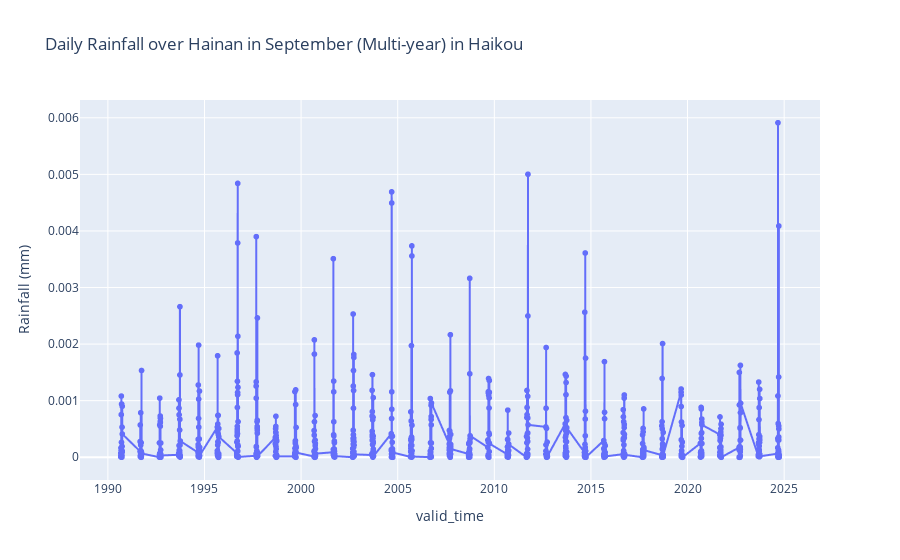
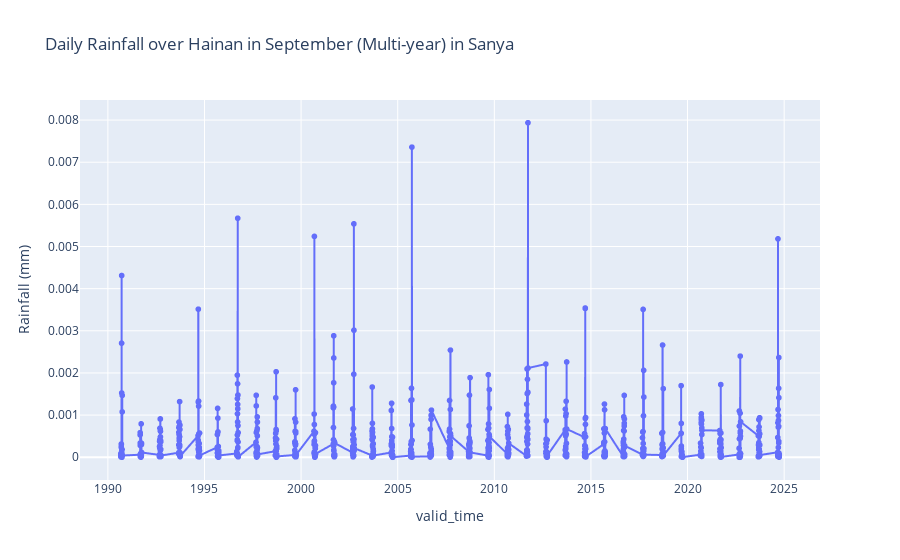

The notebook cell these images were saved under, in order:
### Code cell
for city in cities:
    city_shp=hainan[hainan['ADM2_EN']==city]
    city_shp = city_shp.to_crs("EPSG:4326")
    da_clipped = da_september.rio.clip(city_shp.geometry, hainan.crs, drop=True)
    da_avg = da_clipped.mean(dim=["latitude", "longitude"])  

    df = da_avg.to_dataframe(name="rainfall").reset_index()

    fig = px.line(
        df,
        x="valid_time",
        y="rainfall",
        markers=True,
        labels={"rainfall": "Rainfall (m)", "day": "Day of September"},
        title=f"Daily Rainfall over Hainan in September (Multi-year) in {city}"
    )
    fig.update_layout(hovermode="x unified")
    fig.show()

### Figure 1 — Plotly figure (JSON) as saved in the notebook; plotly's stock layout.template omitted (floating-point values rounded to 4 significant figures; data arrays with more than 128 entries replaced by an {"elided": "..."} marker saying what was removed)
{"data": [{"hovertemplate": "valid_time=%{x}<br>Rainfall (mm)=%{y}<extra></extra>", "legendgroup": "", "line": {"color": "#636efa", "dash": "solid"}, "marker": {"symbol": "circle"}, "mode": "lines+markers", "name": "", "showlegend": false, "type": "scattergl", "x": {"elided": "1050 str values"}, "xaxis": "x", "y": {"elided": "1050 float values"}, "yaxis": "y"}], "layout": {"hovermode": "x unified", "legend": {"tracegroupgap": 0}, "title": {"text": "Daily Rainfall over Hainan in September (Multi-year) in Haikou"}, "xaxis": {"anchor": "y", "domain": [0, 1], "title": {"text": "valid_time"}}, "yaxis": {"anchor": "x", "domain": [0, 1], "title": {"text": "Rainfall (mm)"}}}}

### Figure 2 — Plotly figure (JSON) as saved in the notebook; plotly's stock layout.template omitted (floating-point values rounded to 4 significant figures; data arrays with more than 128 entries replaced by an {"elided": "..."} marker saying what was removed)
{"data": [{"hovertemplate": "valid_time=%{x}<br>Rainfall (mm)=%{y}<extra></extra>", "legendgroup": "", "line": {"color": "#636efa", "dash": "solid"}, "marker": {"symbol": "circle"}, "mode": "lines+markers", "name": "", "showlegend": false, "type": "scattergl", "x": {"elided": "1050 str values"}, "xaxis": "x", "y": {"elided": "1050 float values"}, "yaxis": "y"}], "layout": {"hovermode": "x unified", "legend": {"tracegroupgap": 0}, "title": {"text": "Daily Rainfall over Hainan in September (Multi-year) in Sanya"}, "xaxis": {"anchor": "y", "domain": [0, 1], "title": {"text": "valid_time"}}, "yaxis": {"anchor": "x", "domain": [0, 1], "title": {"text": "Rainfall (mm)"}}}}
